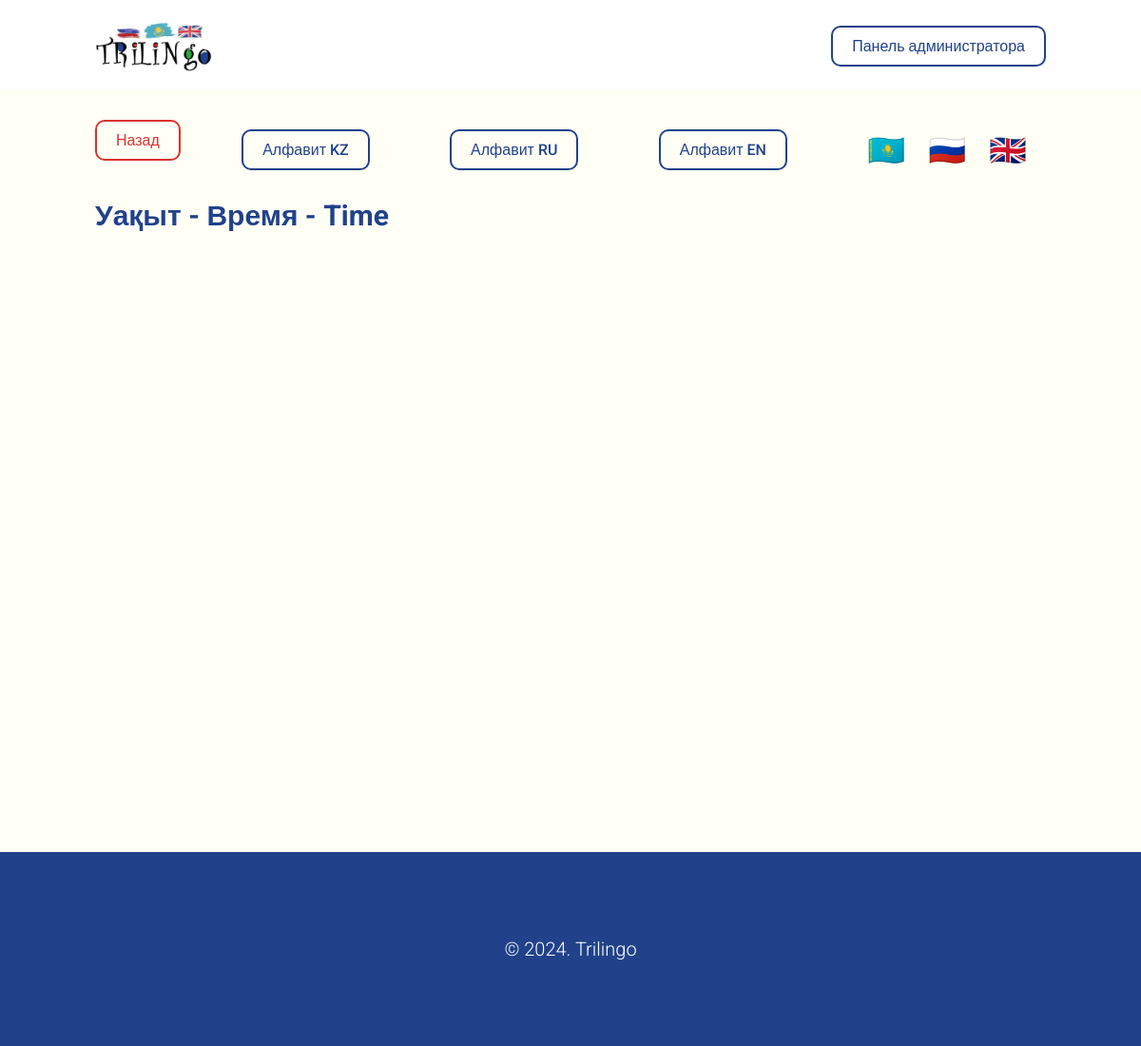
Page /theme/detail/uayit/ on the committed database.
### trilingo_app/models.py (models this page shows, shortened)
class Theme(models.Model):
    working_class = models.ForeignKey(WorkingClass, on_delete=models.CASCADE, verbose_name="Выберите класс", default="")
    word_kz = models.CharField("Название темы на казахском", max_length=35, default="")
    word_ru = models.CharField("Название темы на русском", max_length=35, default="")
    word_en = models.CharField("Название темы на английском", max_length=35, default="")
    slug = models.SlugField(unique=True, blank=True, editable=False)
    class Meta:
        verbose_name = "Тема"
        verbose_name_plural = "Темы"

### trilingo_app/views.py (the view)
# urls.py: path('theme/detail/<slug:slug>/', views.theme_detail_page, name='theme_detail_page'),
def theme_detail_page(request, slug):
    theme = get_object_or_404(Theme, slug=slug)
    words = Words.objects.filter(theme=theme)
    context = {
        'theme': theme,
        'words': words
    }
    return render(request, "./theme-detail.html", context)

### trilingo_app/templates/theme-detail.html (shortened to what this page needs)
{% extends './base.html' %}
{% block content %}
<section class="block">
    <div class="container">
        <div class="d-flex align-items-center space-between" style="margin-bottom: 20px;">
            <a href="{% url 'themes_page' slug=theme.working_class.slug %}" class="button-danger">Назад</a>
            <a href="{% url 'alphabets_kz_page' %}" class="button-primary">Алфавит KZ</a>
            <a href="{% url 'alphabets_ru_page' %}" class="button-primary">Алфавит RU</a>
            <a href="{% url 'alphabets_en_page' %}" class="button-primary">Алфавит EN</a>
            <ul class="langs-nav">
                <li class="langs-nav-item">
                    <a href="#" class="emoji-sm">🇰🇿</a>
                </li>
                <li class="langs-nav-item">
                    <a href="#" class="emoji-sm">🇷🇺</a>
                </li>
                <li class="langs-nav-item">
                    <a href="#" class="emoji-sm">🇬🇧</a>
                </li>
            </ul>
        </div>
        <h1 class="title">{{ theme.word_kz }} - {{ theme.word_ru }} - {{ theme.word_en }}</h1>
    </div>
</section>
{% endblock %}

### trilingo_app/static/css/style.css (style rules this page uses)
* { padding: 0; margin: 0; box-sizing: border-box; font-family: "Roboto", sans-serif; }
.container { margin-left: 100px; margin-right: 100px; }
.d-flex { display: flex; }
.d-flex.align-items-center { align-items: center; }
.d-flex.space-between { justify-content: space-between; }
.button-primary { padding: 10px 20px; border: 2px solid #21428a; background-color: transparent; color: #21428a; text-decoration: none; border-radius: 10px; display: inline-block; font-weight: 500; transition: 0.3s ease-in-out; }
.button-danger { padding: 10px 20px; border: 2px solid #da332e; background-color: transparent; color: #da332e; text-decoration: none; border-radius: 10px; display: inline-block; font-weight: 500; transition: 0.3s ease-in-out; }
.title { color: #21428a; font-size: 30px; }
.block { background-color: #fffff5; padding: 30px 0; min-height: 100vh; }
.block .title { margin-bottom: 20px; }
.block .button-primary { margin-right: 20px; }
.block .button-danger { margin-bottom: 20px; }
.langs-nav-item { text-decoration: none; list-style: none; display: inline-block; margin-right: 20px; }
.emoji-sm { text-decoration: none; font-size: 32px; }

### rows in the picture
Theme: word_kz "Уақыт", word_ru "Время", word_en "Time"
